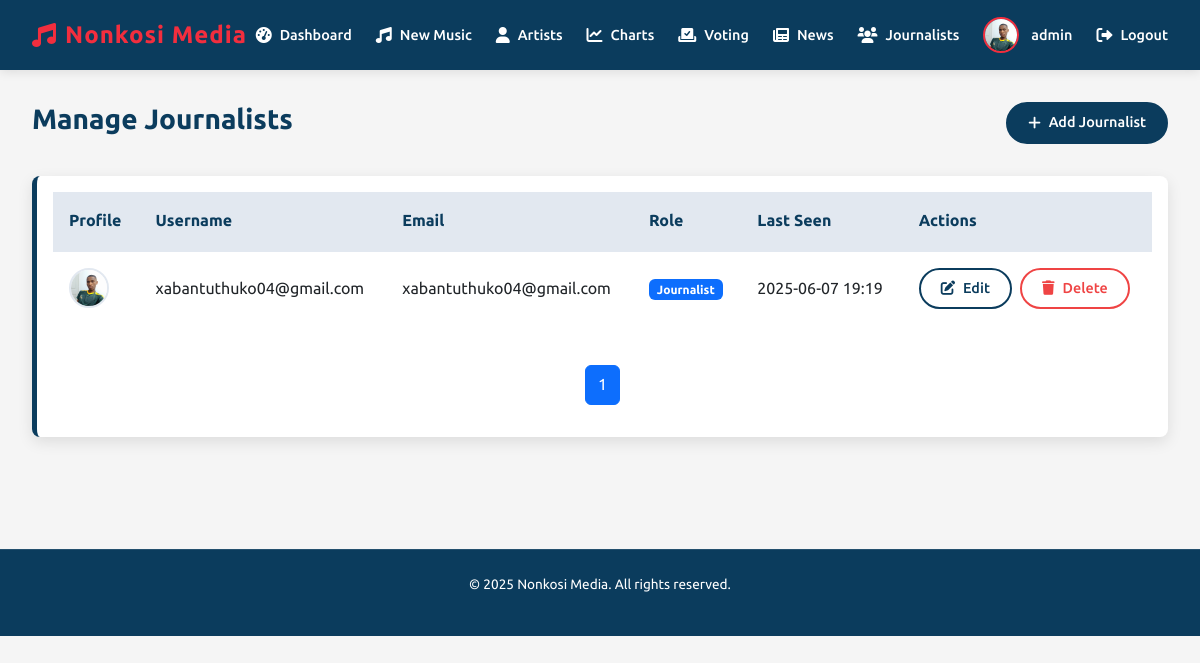
The app's page /admin/manage_journalists (signed in), older data.
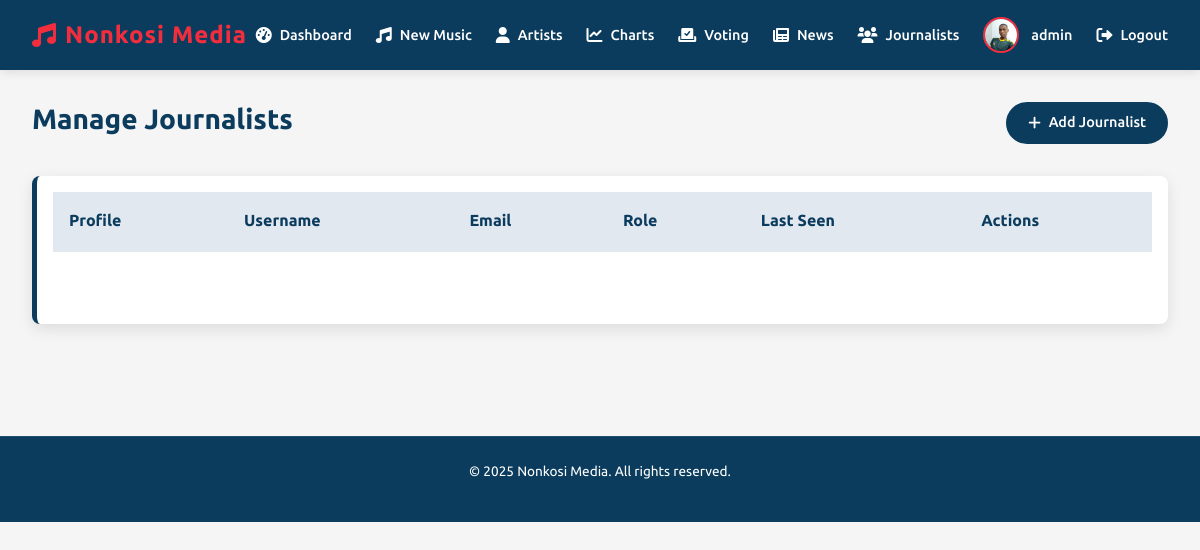
The same page, newer data.
### app.py (models this page shows, shortened)
class User(db.Model, UserMixin):
    id = db.Column(db.Integer, primary_key=True)
    username = db.Column(db.String(50), unique=True, nullable=False)
    email = db.Column(db.String(120), unique=True, nullable=False)
    password = db.Column(db.String(60), nullable=False)
    role = db.Column(db.String(20), nullable=False, default='user')
    profile_pic = db.Column(db.String(100), nullable=False, default='default.jpg')
    last_seen = db.Column(db.DateTime, default=datetime.utcnow)
    articles = db.relationship('News', backref='author', lazy=True)  # This creates the relationship

### app.py (the view)
@app.route('/admin/manage_journalists')
@login_required
def manage_journalists():
    if current_user.role != 'admin':
        flash('You are not authorized to access this page', 'error')
        return redirect(url_for('home'))
    page = request.args.get('page', 1, type=int)
    per_page = 10  # Number of journalists per page
    journalists = User.query.filter(User.role.in_(['journalist', 'senior_journalist', 'junior_journalist']))\
                          .order_by(User.username)\
                          .paginate(page=page, per_page=per_page, error_out=False)
    return render_template('manage_journalists.html',
                         journalists=journalists.items,
                         page=page,
                         total_pages=journalists.pages)

### app.py (called while the page is built)
@login_manager.user_loader
def load_user(user_id):
    return User.query.get(int(user_id))

@app.context_processor
def inject_datetime():
    return {'datetime': datetime}

### templates/manage_journalists.html (shortened to what the changed rows need)
<!DOCTYPE html>
<html lang="en">
<head>
  <link rel="stylesheet" href="https://cdnjs.cloudflare.com/ajax/libs/font-awesome/6.0.0/css/all.min.css">
  <link href="https://cdn.jsdelivr.net/npm/bootstrap@5.3.0/dist/css/bootstrap.min.css" rel="stylesheet">
</head>
<body>
  <main class="container">
    <div class="page-header">
      <h1 class="page-title">Manage Journalists</h1>
    </div>
    <div class="card">
      <div class="card-body">
        <div class="table-responsive">
          <table class="table table-hover">
            <thead>
              <tr>
                <th>Profile</th>
                <th>Username</th>
                <th>Email</th>
                <th>Role</th>
                <th>Last Seen</th>
                <th>Actions</th>
              </tr>
            </thead>
            <tbody>
              {% for journalist in journalists %}
              <tr>
                <td>
                  <img src="{{ url_for('static', filename='uploads/profile_pics/' + journalist.profile_pic) }}"
                       alt="{{ journalist.username }}" class="profile-img">
                </td>
                <td>{{ journalist.username }}</td>
                <td>{{ journalist.email }}</td>
                <td><span class="badge bg-primary">{{ journalist.role.replace('_', ' ').title() }}</span></td>
                <td>{{ journalist.last_seen.strftime('%Y-%m-%d %H:%M') if journalist.last_seen else 'Never' }}</td>
                <td>
                  <div class="d-flex gap-2">
                    <button class="btn btn-sm btn-outline-primary edit-btn"
                            data-id="{{ journalist.id }}"
                            data-username="{{ journalist.username }}"
                            data-email="{{ journalist.email }}"
                            data-role="{{ journalist.role }}">
                      <i class="fas fa-edit"></i> Edit
                    </button>
                    <button class="btn btn-sm btn-outline-danger delete-btn"
                            data-id="{{ journalist.id }}">
                      <i class="fas fa-trash"></i> Delete
                    </button>
                  </div>
                </td>
              </tr>
              {% endfor %}
            </tbody>
          </table>
        </div>
        <nav class="mt-4">
          <ul class="pagination justify-content-center">
            {% for p in range(1, total_pages + 1) %}
              <li class="page-item {% if p == page %}active{% endif %}">
                <a class="page-link" href="{{ url_for('manage_journalists', page=p) }}">{{ p }}</a>
              </li>
            {% endfor %}
          </ul>
        </nav>
      </div>
    </div>
  </main>
</body>
</html>

Row changes from the older to the newer data that the page shows:
removed User: profile_pic (picture), username "xabantuthuko04@gmail.com", email "xabantuthuko04@gmail.com", role.replace "Journalist", last_seen "2025-06-07 19:19"
Text that changed along with them:
list line gone: "1"
